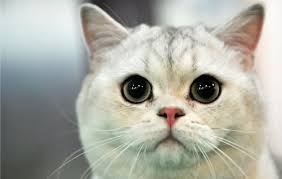
//> input picture C ++/10-opencv/Alıstırmalar - Goruntu/test.jpg, 282 x 179 px
$ ./04_opencv   (built with g++ and OpenCV 4)
//> lines starting //> are read from the running program, lines starting //| are printed output that depends on the picture
/*
🧩 SORU 5 – Sobel, Scharr ve Laplacian filtreleriyle kenar tespiti

Görevlerin:

1) "image.jpg" dosyasını oku.

2) Görüntüyü griye çevir.
   (Sobel, Scharr ve Laplacian tek kanal ister.)

3) Sobel filtresi uygula:
   - SobelX: X yönünde kenarlar (yatay kenarlar)
     cv::Sobel(gray, sobelX, CV_64F, 1, 0, 3)
   - SobelY: Y yönünde kenarlar (dikey kenarlar)
     cv::Sobel(gray, sobelY, CV_64F, 0, 1, 3)

   Yorum satırlarında:
   - Sobel’in birinci türev aldığını
   - 3×3 kernel kullandığını
   - X türevinde yatay değişimleri bulduğunu
   - Y türevinde dikey değişimleri bulduğunu anlat.

4) Mutlak değer alıp 8-bit’e dönüştür:
     convertScaleAbs(...)

5) X ve Y sonuçlarını birleştir:
     cv::addWeighted(sobelX_8, 0.5, sobelY_8, 0.5, 0, sobelCombined);

6) Laplacian uygula:
     cv::Laplacian(gray, lap, CV_64F)
   - Laplacian’ın ikinci türev olduğunu yorumla.
   - Tek kernel → hem yatay hem dikey kenarları birlikte bulur.

7) Hepsini göster:
   - Orijinal
   - Gri
   - Sobel X
   - Sobel Y
   - Sobel Combined
   - Laplacian

8) Sonuçları kaydet:
   - sobel_x.jpg
   - sobel_y.jpg
   - sobel_combined.jpg
   - laplacian.jpg

Aşağıdaki iskelet kodu tamamla:

#include <iostream>
#include <opencv2/opencv.hpp>

int main()
{
    // Oku

    // Gri

    // Sobel X

    // Sobel Y

    // X ve Y birleştir

    // Laplacian

    // Göster

    // Kaydet

    return 0;
}
*/

#include <iostream>
#include <opencv2/opencv.hpp>

int main()
{
   // 1) Görüntüyü oku
   cv::Mat img = cv::imread("test.jpg", cv::IMREAD_COLOR);
//> img is the input picture: 179 rows x 282 cols, CV_8UC3; mean B, G, R 162.8, 172.2, 171.5
   if (img.empty())
   {
      std::cout << "Goruntu yuklenemedi!" << std::endl;
      return -1;
   }

   // 2) Griye çevir
   cv::Mat gray;
   cv::cvtColor(img, gray, cv::COLOR_BGR2GRAY);
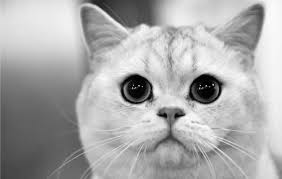
//> gray: 179 rows x 282 cols, CV_8UC1; min 0, max 255, mean 170.9

   // --- SOBEL ---
   // Sobel birinci türev alır. 3x3 kernel ile gradyan hesaplar.

   cv::Mat sobelX, sobelY;

   // dX = 1 → x yönünde türev (yatay kenarlar)
   cv::Sobel(gray, sobelX, CV_64F, 1, 0, 3);

   // dY = 1 → y yönünde türev (dikey kenarlar)
   cv::Sobel(gray, sobelY, CV_64F, 0, 1, 3);
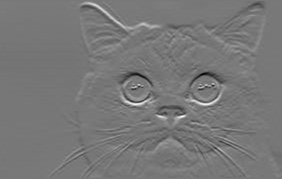
//> sobelY: 179 rows x 282 cols, CV_64FC1; min -705, max 788, mean -1.2; drawn with min black and max white

   // Mutlak değer ve 8-bit’e çevir
   cv::Mat sobelX_8, sobelY_8;
   cv::convertScaleAbs(sobelX, sobelX_8);
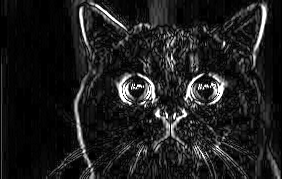
//> sobelX_8: 179 rows x 282 cols, CV_8UC1; min 0, max 255, mean 29.8
   cv::convertScaleAbs(sobelY, sobelY_8);
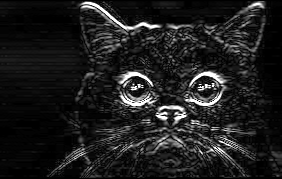
//> sobelY_8: 179 rows x 282 cols, CV_8UC1; min 0, max 255, mean 29.9

   // X ve Y birleşimi
   cv::Mat sobelCombined;
   cv::addWeighted(sobelX_8, 0.5, sobelY_8, 0.5, 0, sobelCombined);
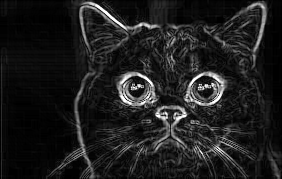
//> sobelCombined: 179 rows x 282 cols, CV_8UC1; min 0, max 255, mean 29.9

   // --- LAPLACIAN ---
   // Laplacian ikinci türevdir.
   // Hem yatay hem dikey gradyanı aynı kernel ile bulur.
   cv::Mat lap, lap_8;
   cv::Laplacian(gray, lap, CV_64F);
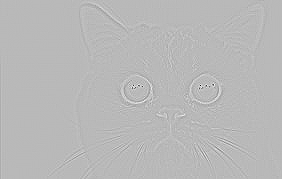
//> lap: 179 rows x 282 cols, CV_64FC1; min -711, max 269, mean -0.1; drawn with min black and max white
   cv::convertScaleAbs(lap, lap_8);
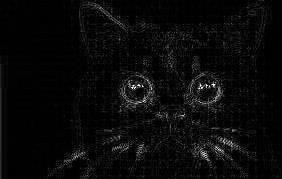
//> lap_8: 179 rows x 282 cols, CV_8UC1; min 0, max 255, mean 9.7

   // --- GÖSTER ---
   cv::imshow("Orijinal", img);
   cv::imshow("Gri", gray);
   cv::imshow("Sobel X", sobelX_8);
   cv::imshow("Sobel Y", sobelY_8);
   cv::imshow("Sobel Combined", sobelCombined);
   cv::imshow("Laplacian", lap_8);

   // --- KAYDET ---
   cv::imwrite("sobel_x.jpg", sobelX_8);
   cv::imwrite("sobel_y.jpg", sobelY_8);
   cv::imwrite("sobel_combined.jpg", sobelCombined);
   cv::imwrite("laplacian.jpg", lap_8);

   cv::waitKey(0);
   cv::destroyAllWindows();

   return 0;
}
